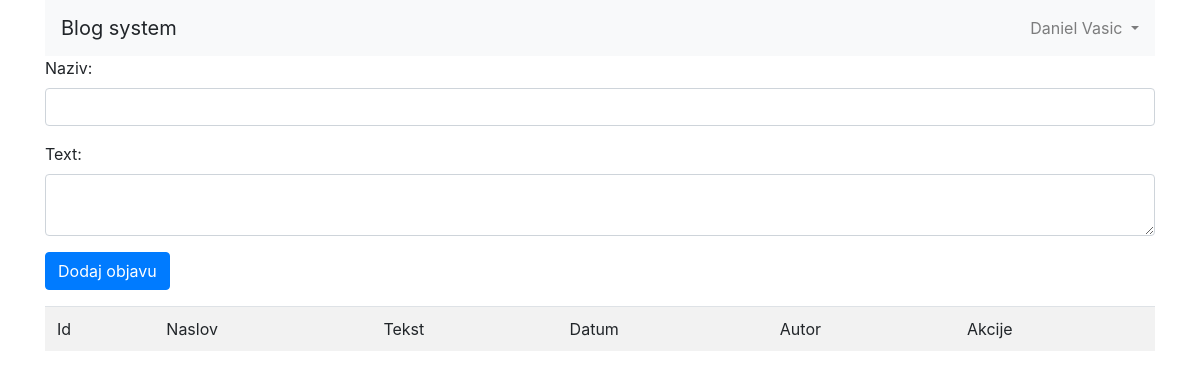
Page /index.php (signed in) on the earlier database version.
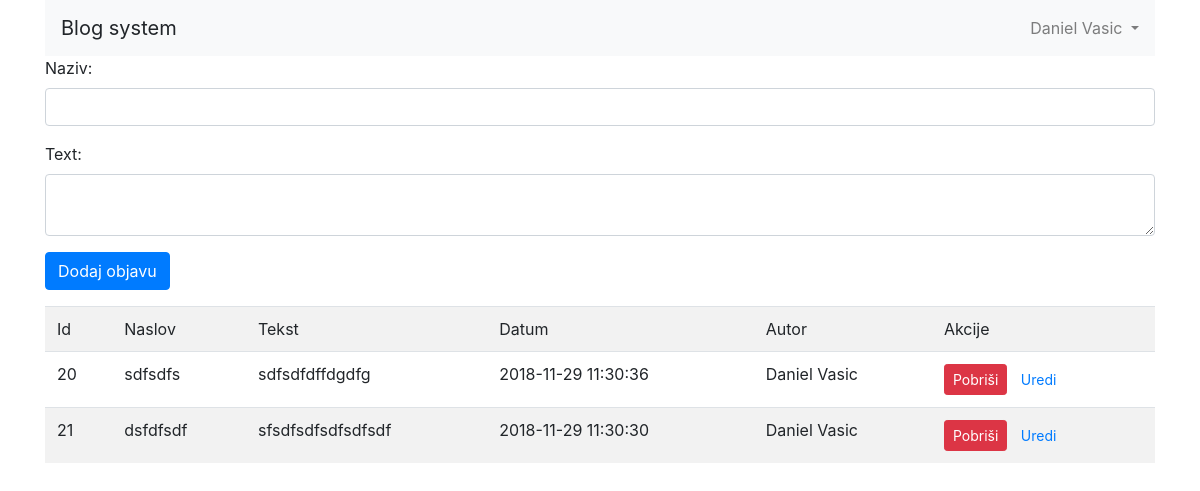
Same page on the later database version.
### tables this page shows
CREATE TABLE `korisnik` (
  `id` int(11) NOT NULL,
  `ime` varchar(50) NOT NULL,
  `prezime` varchar(50) NOT NULL,
  `korisnicko_ime` varchar(50) NOT NULL,
  `lozinka` varchar(256) NOT NULL
);

CREATE TABLE `objave` (
  `id` int(11) NOT NULL,
  `naziv` varchar(250) NOT NULL,
  `tekst` text NOT NULL,
  `datum` datetime NOT NULL,
  `user_id` int(11) NOT NULL
);

### utils.php (called while the page is built)
<?php
function load_view($view_path, $params=array()) {
    extract($params);
    return include($view_path);
}
?>

### index.php (called while the page is built, shortened)
<?php
include ("db.php");
include ("utils.php");
$view = "login";
$params = array();
if (isset($_SESSION['korisnicko_ime']) &&
    isset($_SESSION['lozinka'])) {
        include("models/user.php");
        $user = get_user_login(
            $_SESSION['korisnicko_ime'],
            $_SESSION['lozinka'], $konekcija
        );
        $view = "admin";
        $params = array ('user' => $user);
}
include("models/post.php");
$params['posts'] = get_posts($konekcija);
load_view("views/static/header.php", array("title" => "Prijava na sustav"));
load_view("views/$view.php", $params);
load_view("views/static/footer.php");

### models/user.php (called while the page is built)
<?php
function get_user_login ($korisnicko_ime, $lozinka, $konekcija) {
    $sql = "SELECT * FROM korisnik
    WHERE korisnicko_ime='".$korisnicko_ime."'
    AND lozinka='".$lozinka."'";
    $result = mysqli_query($konekcija, $sql);
    return mysqli_fetch_assoc($result);
}
?>

### models/post.php (called while the page is built, shortened)
<?php
function get_posts ($konekcija) {
    $posts = array ();
    $sql = "SELECT o.id as post_id, naziv, datum, tekst, ime, prezime
    FROM objave o, korisnik k WHERE o.user_id=k.id";
    $result = mysqli_query($konekcija, $sql);
    while ($post = mysqli_fetch_assoc($result)) {
        array_push($posts, $post);
    }
    return $posts;
}

### views/admin.php (the view, shortened to what this page needs)
<nav class="navbar navbar-light bg-light">
    <a class="navbar-brand">Blog system</a>
    <ul class="navbar-nav">
        <li class="nav-item dropdown">
            <a href="#" class="nav-link dropdown-toggle" data-toggle="dropdown">
                <?php print ($user['ime']. " " . $user['prezime']); ?>
            </a>
        </li>
    </ul>
</nav>
<div class="row">
    <div class="col">
        <form method="POST" action="index.php?posts=<?php if (isset($edit_post)){?>edit&id=<?=$edit_post['id']?><?php } else {?>new<?php } ?>">
            <div class="form-group">
                <label for="korisnicko_ime">Naziv:</label>
                <div class="input-group">
                    <input type="text" value="<?php if(isset($edit_post)) print($edit_post['naziv']);?>" name="naziv" class="form-control" />
                </div>
            </div>
            <div class="form-group">
                <label for="lozinka">Text:</label>
                <textarea name="tekst" class="form-control"><?php if(isset($edit_post)) print($edit_post['tekst']);?></textarea>
            </div>
            <button class="btn btn-primary" type="submit" name="objava">
<?php if (isset($edit_post)){ ?>Uredi objavu<?php } else { ?>Dodaj objavu<?php }?>
            </button>
        </form>
    </div>
</div>
<div class="row">
    <div class="col">
        <table class="table table-striped">
            <tr>
                <td>Id</td>
                <td>Naslov</td>
                <td>Tekst</td>
                <td>Datum</td>
                <td>Autor</td>
                <td>Akcije</td>
            </tr>
            <?php foreach ($posts as $post) { ?>
                <tr>
                    <td><?php print($post['post_id']); ?></td>
                    <td><?php print($post['naziv']); ?></td>
                    <td><?php print($post['tekst']); ?></td>
                    <td><?php print($post['datum']); ?></td>
                    <td><?php print($post['ime']. " " .$post['prezime']); ?></td>
                    <td>
                        <a class="btn btn-danger btn-sm"
                    href="index.php?posts=delete&id=<?php print($post['post_id']); ?>">Pobriši</a>
                    <a class="btn btn-default btn-sm"
                    href="index.php?posts=edit&id=<?php print($post['post_id']); ?>">Uredi</a>
                    </td>
                </tr>
            <?php } ?>
        </table>
    </div>
</div>

### views/static/header.php (shortened to what this page needs)
<html>
<head>
	<link rel="stylesheet" href="https://stackpath.bootstrapcdn.com/bootstrap/4.1.3/css/bootstrap.min.css">
	<link rel="stylesheet" href="https://use.fontawesome.com/releases/v5.5.0/css/all.css">
</head>
<body>
<div class="container">

### views/static/footer.php (shortened to what this page needs)
</div>
</body>
</html>

Differences in the rows shown:
added objave: id "20", naziv "sdfsdfs", tekst "sdfsdfdffdgdfg", datum "2018-11-29 11:30:36", user.ime "Daniel", user.prezime "Vasic"
added objave: id "21", naziv "dsfdfsdf", tekst "sfsdfsdfsdfsdfsdf", datum "2018-11-29 11:30:30", user.ime "Daniel", user.prezime "Vasic"
